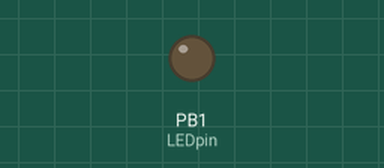
Recording of a sketch running on a simulated ATtiny85, built with avr-gcc and run on an emulated ATtiny85. Shown: output pins drawn as LEDs (lit = HIGH). Random numbers use the default seed unless the sketch sets one.

Above: at 0.15 s.
At 16.4 s:
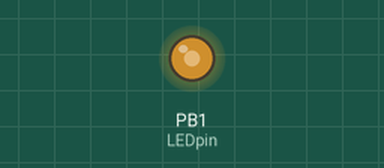
Timing chart, 0 to 16.3 s (numbered marks = the images above):
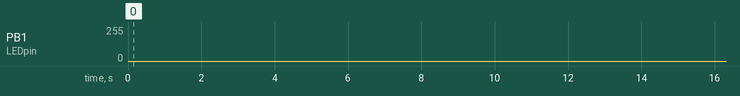

The sketch:

BlazingDigispark.ino
```cpp
#define LEDpin      1   // LED on Model A

unsigned long randMillis = millis();
unsigned long fadeMillis = millis();
int fadeAmount = 1;
int brightness = 128;   // Brightness at start

// the setup routine runs once when you press reset:
void setup() {
  pinMode(LEDpin, OUTPUT);
}

// the loop routine runs over and over again forever:
void loop() {
  unsigned long currentMillis = millis();

  if (randMillis <= currentMillis) {
    fadeAmount = -fadeAmount;
    randMillis = currentMillis + random(100, 1000);
  }

  if (fadeMillis <= currentMillis) {
    if (brightness <= 0 || brightness >= 255) {
      fadeAmount = -fadeAmount;
    }
    brightness = brightness + fadeAmount;
    fadeMillis = currentMillis + 2;
  }

  analogWrite(LEDpin, brightness);
}
```
